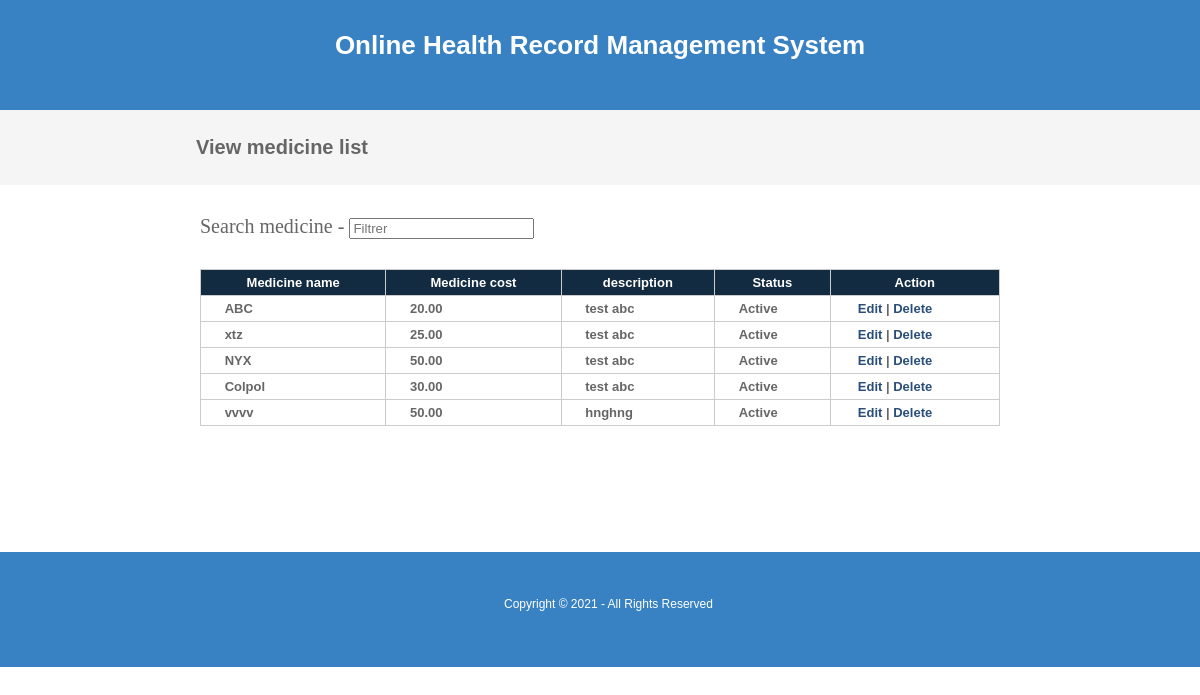
The page /viewmedicine.php on the database as committed earlier.
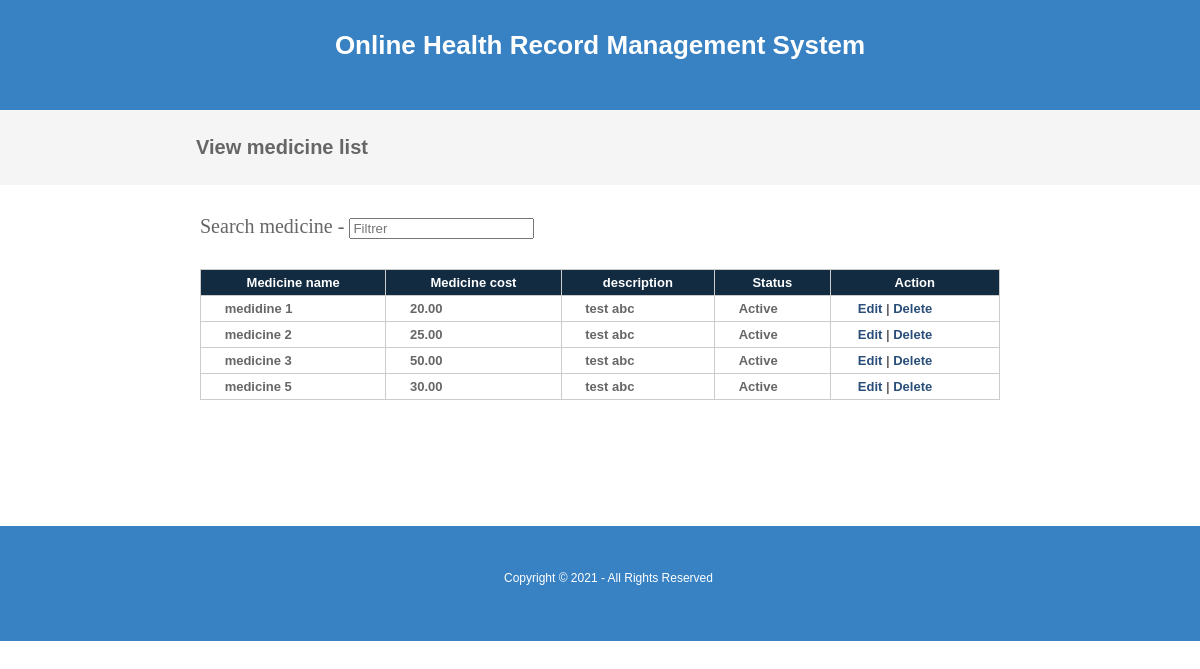
The same page on the database as committed later.
### tables this page shows
CREATE TABLE `medicine` (
  `medicineid` int(10) NOT NULL,
  `medicinename` varchar(25) NOT NULL,
  `medicinecost` float(10,2) NOT NULL,
  `description` text NOT NULL,
  `status` varchar(10) NOT NULL
);

### viewmedicine.php (the view, shortened to what this page needs)
<?php
include("headers.php");
include("dbconnection.php");
?>
<div class="wrapper col2">
  <div id="breadcrumb">
    <ul>
      <li class="first">View  medicine list</li></ul>
  </div>
</div>
<div class="wrapper col4">
  <div id="container">
<section class="container">
<h2>Search medicine - <input type="search" class="light-table-filter" data-table="order-table" placeholder="Filtrer" /></h2>
	<table class="order-table">
      <thead>
        <tr>
          <th>Medicine name</th>
          <th>Medicine cost</th>
          <th>description</th>
          <th>Status</th>
          <th>Action</th>
        </tr>
        </thead>
        <tbody>
          <?php
		$sql ="SELECT * FROM medicine";
		$qsql = mysqli_query($con,$sql);
		while($rs = mysqli_fetch_array($qsql))
		{
        echo "<tr>
          <td>&nbsp;$rs[medicinename]</td>
          <td>&nbsp;$rs[medicinecost]</td>
          <td>&nbsp;$rs[description]</td>
			 <td>&nbsp;$rs[status]</td>
			 <td>&nbsp;
			  <a href='medicine.php?editid=$rs[medicineid]'>Edit</a> | <a href='viewmedicine.php?delid=$rs[medicineid]'>Delete</a> </td>
        </tr>";
		}
		?>
      </tbody>
    </table>
    </section>
    <h1>&nbsp;</h1>
    <p>&nbsp;</p>
  </div>
</div>
<?php
include("footers.php");
?>

Rows that differ between the two databases and show on the page:
removed medicine: medicinename "vvvv", medicinecost "50.00", description "hnghng", status "Active"
changed medicine: medicinename "ABC" → "medidine 1"
changed medicine: medicinename "xtz" → "medicine 2"
changed medicine: medicinename "NYX" → "medicine 3"
changed medicine: medicinename "Colpol" → "medicine 5"
